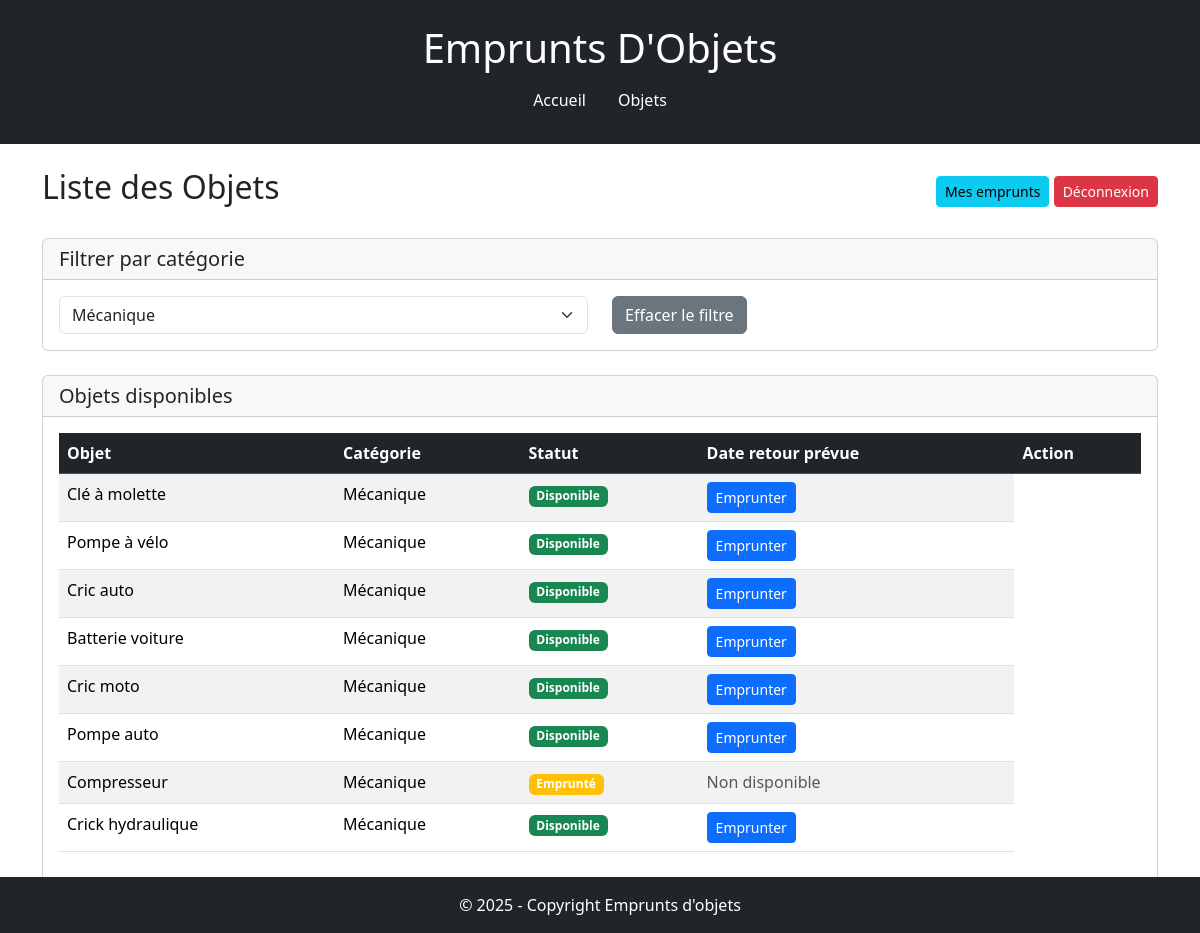
Screenshot of /pages/objets.php?cat=3 with the database file from the repository.
### tables this page shows
CREATE TABLE objet (
    id_objet INT AUTO_INCREMENT PRIMARY KEY,
    nom_objet VARCHAR(100),
    id_categorie INT,
    id_membre INT,
    FOREIGN KEY (id_categorie) REFERENCES categorie_objet(id_categorie),
    FOREIGN KEY (id_membre) REFERENCES membre(id_membre)
);

CREATE TABLE categorie_objet (
    id_categorie INT AUTO_INCREMENT PRIMARY KEY,
    nom_categorie VARCHAR(50)
);

### pages/objets.php (the view, shortened to what this page needs)
<?php
require('../inc/functions.php');
$categories = getCategories();
$categorie = isset($_GET['cat']) ? intval($_GET['cat']) : null;
$objets = getObjets($categorie);
?>
<div class="d-flex justify-content-between align-items-center mb-4">
    <h2>Liste des Objets</h2>
    <div>
        <a href="mes_emprunts.php" class="btn btn-info btn-sm">Mes emprunts</a>
        <a href="../logout.php" class="btn btn-danger btn-sm">Déconnexion</a>
    </div>
</div>
<div class="card mb-4">
    <div class="card-header">
        <h5 class="mb-0">Filtrer par catégorie</h5>
    </div>
    <div class="card-body">
        <form method="get">
            <div class="row">
                <div class="col-md-6">
                    <select name="cat" class="form-select" onchange="this.form.submit()">
                        <?php
                        $categories->data_seek(0);
                        while ($row = $categories->fetch_assoc()) {
                        ?>
                            <option value="<?= $row['id_categorie'] ?>"
                                <?= $categorie == $row['id_categorie'] ? 'selected' : '' ?>>
                                <?= sanitizeInput($row['nom_categorie']) ?>
                            </option>
                        <?php } ?>
                    </select>
                </div>
                <div class="col-md-6">
                    <?php if ($categorie): ?>
                        <a href="objets.php" class="btn btn-secondary">Effacer le filtre</a>
                    <?php endif; ?>
                </div>
            </div>
        </form>
    </div>
</div>
<div class="card">
    <div class="card-header">
        <h5 class="mb-0">Objets disponibles</h5>
    </div>
    <div class="card-body">
        <?php if ($objets->num_rows == 0): ?>
            <div class="alert alert-info">
                Aucun objet trouvé dans cette catégorie.
            </div>
        <?php else: ?>
            <div class="table-responsive">
                <table class="table table-striped table-hover">
                    <thead class="table-dark">
                        <tr>
                            <th>Objet</th>
                            <th>Catégorie</th>
                            <th>Statut</th>
                            <th>Date retour prévue</th>
                            <th>Action</th>
                        </tr>
                    </thead>
                    <tbody>
                        <?php while ($obj = $objets->fetch_assoc()) { ?>
                            <tr>
                                <td><?= sanitizeInput($obj['nom_objet']) ?></td>
                                <td><?= sanitizeInput($obj['nom_categorie']) ?></td>
                                <td>
                                    <?php if ($obj['statut_emprunt'] === 'Emprunt en cours'): ?>
                                        <span class="badge bg-warning">Emprunté</span>
                                    <?php else: ?>
                                        <span class="badge bg-success">Disponible</span>
                                    <?php endif; ?>
                                </td>
                                <td>
                                    <?php if ($obj['statut_emprunt'] !== 'Emprunt en cours'): ?>
                                        <form method="post" style="display:inline;">
                                            <button type="submit" name="emprunter" class="btn btn-primary btn-sm"
                                                onclick="return confirm('Voulez-vous emprunter cet objet ?')">
                                                Emprunter
                                            </button>
                                        </form>
                                    <?php else: ?>
                                        <span class="text-muted">Non disponible</span>
                                    <?php endif; ?>
                                </td>
                            </tr>
                        <?php } ?>
                    </tbody>
                </table>
            </div>
        <?php endif; ?>
    </div>
</div>

### rows the page displays
objet: nom_objet "Clé à molette", id_categorie.nom_categorie "Mécanique", shows "Disponible"
objet: nom_objet "Pompe à vélo", id_categorie.nom_categorie "Mécanique", shows "Disponible"
objet: nom_objet "Cric auto", id_categorie.nom_categorie "Mécanique", shows "Disponible"
objet: nom_objet "Batterie voiture", id_categorie.nom_categorie "Mécanique", shows "Disponible"
objet: nom_objet "Cric moto", id_categorie.nom_categorie "Mécanique", shows "Disponible"
objet: nom_objet "Pompe auto", id_categorie.nom_categorie "Mécanique", shows "Disponible"
objet: nom_objet "Compresseur", id_categorie.nom_categorie "Mécanique", shows "Emprunté", shows "Non disponible"
objet: nom_objet "Crick hydraulique", id_categorie.nom_categorie "Mécanique", shows "Disponible"

### other values shown
form field cat "Mécanique"
